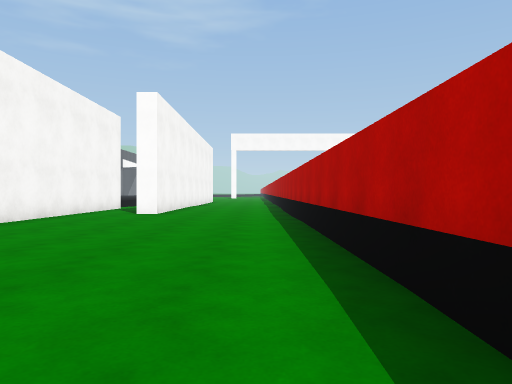
View 1 (above)

23 first-person views from a walk through a scene from a Unity 3-D project. The camera is 1.2 m above the floor, looks level and sees 70° across. The floor is counted in squares, 2 m on a side. Each view is taken from the middle of a square. On the plan, view 1 faces up. The plan holds only what a view shows up to about 10 squares ahead; the rest is blank. The place goes on beyond the plan. The player character is not drawn. Surface patterns are stand-ins for the level's own textures.

View 2
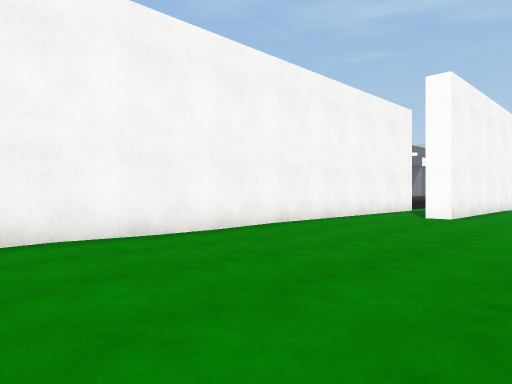

View 3
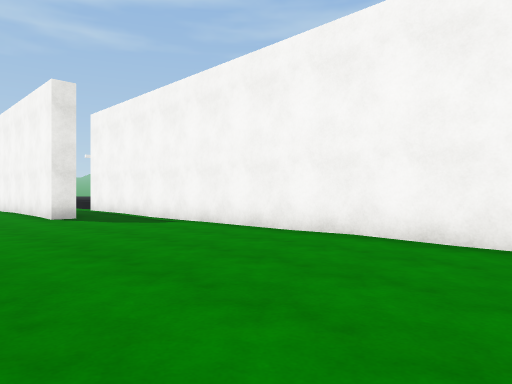

View 4
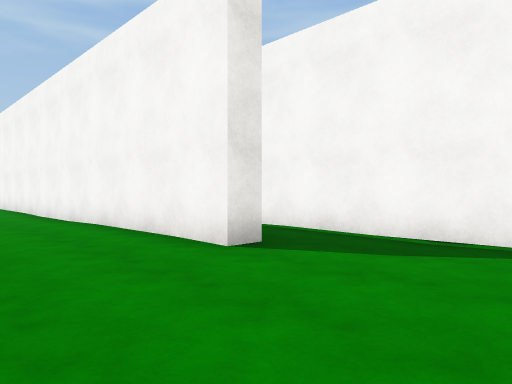

View 5
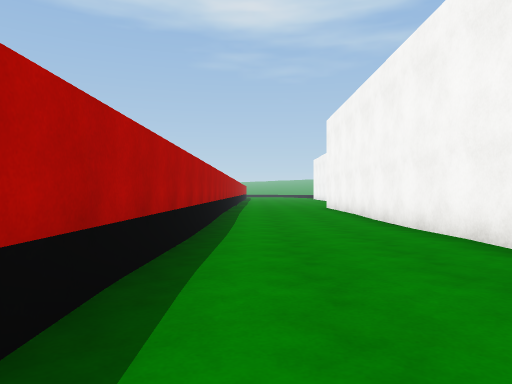

View 6
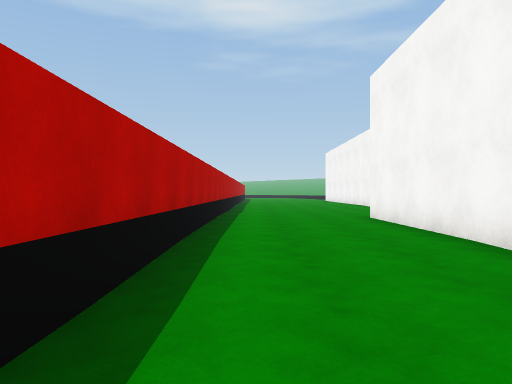

View 7
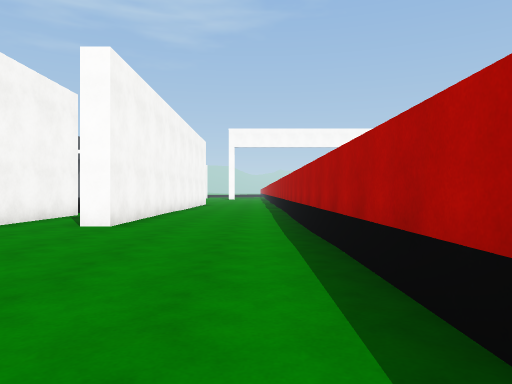

View 8
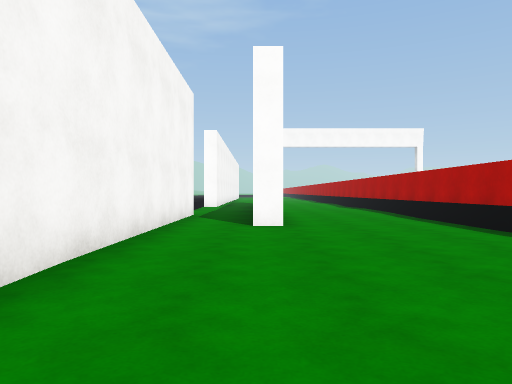

View 9
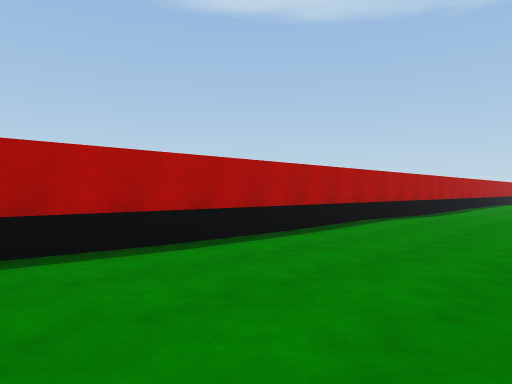

View 10
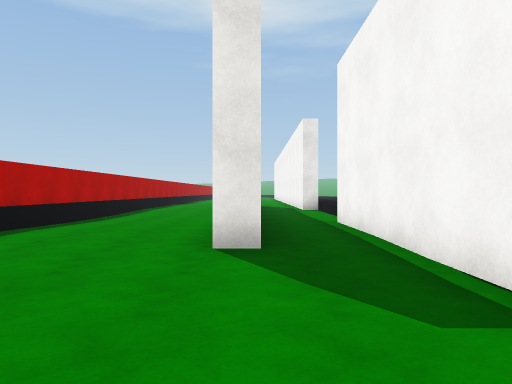

View 11
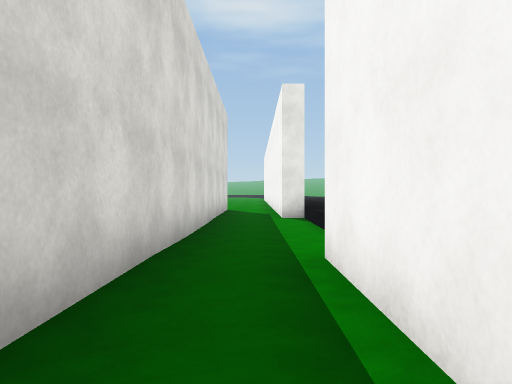

View 12
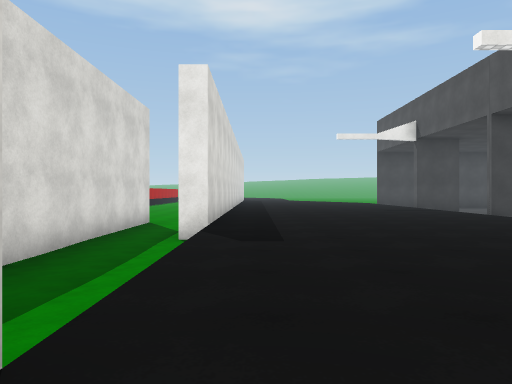

View 13
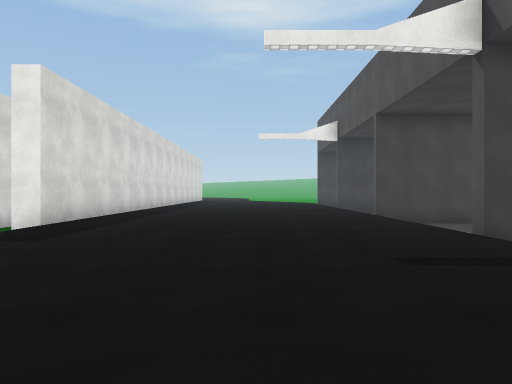

View 14
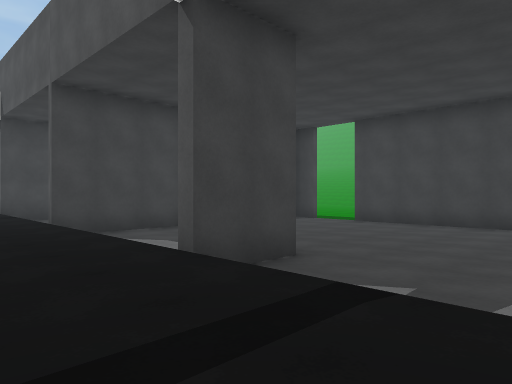

View 15
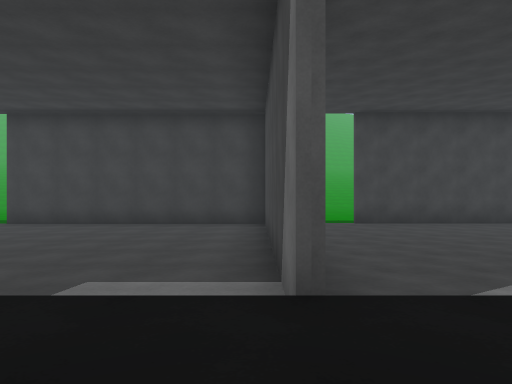

View 16
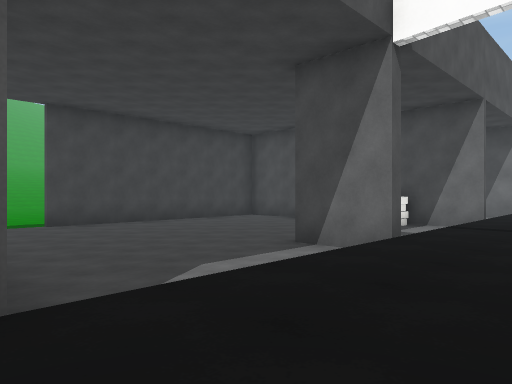

View 17
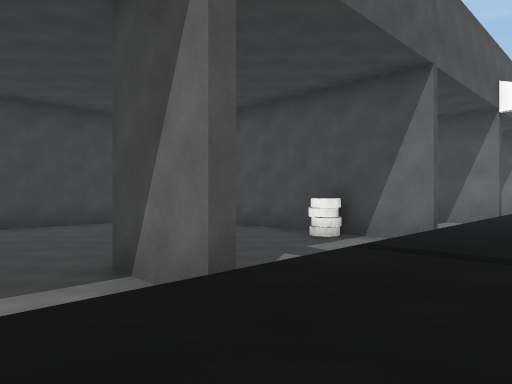

View 18
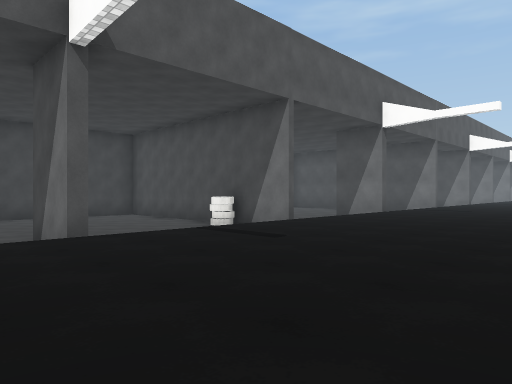

View 19
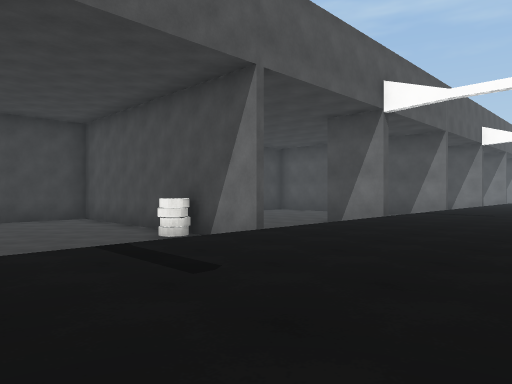

View 20
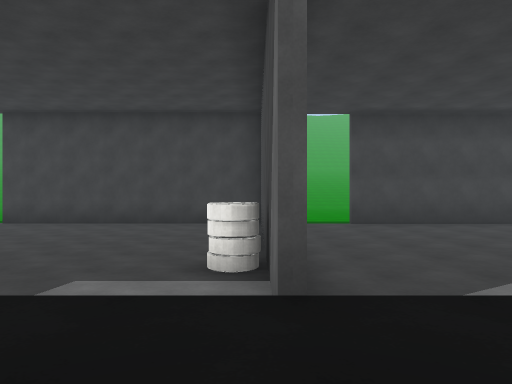

View 21
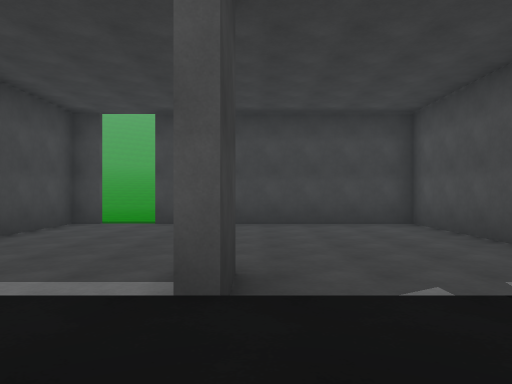

View 22
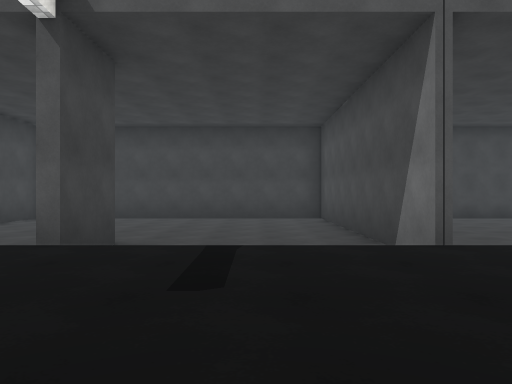

View 23
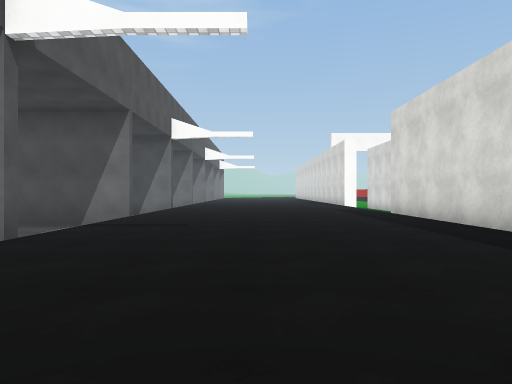

### Floor plan
Key: @ floor where view 1 was taken; # wall or solid block; . main floor; : floor 0.25 m higher than the main floor; + floor 0.5 m higher than the main floor; / step, stairs or slope; O other object.
Columns run from 21 left of view 1 to 1 right of it. Each row starts with its distance up from view 1.
 13                  .#...#
 12        . /++++++#.#...#
 11   #######/++++++#.#...#
 10   #....../++++++#.#...#
  9   #....../++++++#.....#
  8   #....../++++++#.....#
  7   #.....#/++++++#.....#
  6   #....../++++++#.....#
  5   #....../+++++ #.....#
  4   ......./+++++ #.....#
  3   #....../++++  #.....#
  2   #####O#/++++  #.....#
  1   #::::::/++++  #.....#
  0   #::::::/++++  #....@#
 -1   #::::::/+++++ #.....#
 -2   #:::::#/+++++ #.....#
 -3   #::::::/+++++ #.....#
 -4 ..#::::::/+++++ #.#...#
 -5 ..:::::::/++    #.#...#
 -6     :::::/+++  +#.#...#
 -7   #######/++++++#.#...#
 -8   #....../++++++/.#...#
 -9   #....../++++++/.#...#
-10   #....../++++++/.#...#
-11   #.....#/++++++/.#...#
-12   #....  /++++++/.#...#
-13   #...  ./++++++#.#...#
-14    ..  ../++++++#.#...#
-15       ###/++++++#.#...#
-16          +++++++#.#...#

Where each view was taken, in squares from view 1:
view 1: 0 up, 0 right, facing up
view 2: 1 up, 0 right, facing up-left
view 3: 5 up, 0 right, facing down-left
view 4: 1 down, 0 right, facing down-left
view 5: 3 down, 0 right, facing down
view 6: 8 down, 0 right, facing down
view 7: 3 up, 0 right, facing up
view 8: 3 up, 3 left, facing up
view 9: 2 up, 3 left, facing down-right
view 10: 0 up, 3 left, facing down
view 11: 4 down, 4 left, facing down
view 12: 6 down, 6 left, facing down
view 13: 6 down, 9 left, facing down
view 14: 8 down, 10 left, facing down-left
view 15: 7 down, 10 left, facing left
view 16: 7 down, 10 left, facing up-left
view 17: 4 down, 10 left, facing up-left
view 18: 4 down, 7 left, facing up-left
view 19: 2 down, 8 left, facing up-left
view 20: 2 up, 10 left, facing left
view 21: 7 up, 10 left, facing left
view 22: 9 up, 8 left, facing left
view 23: 2 up, 9 left, facing up
